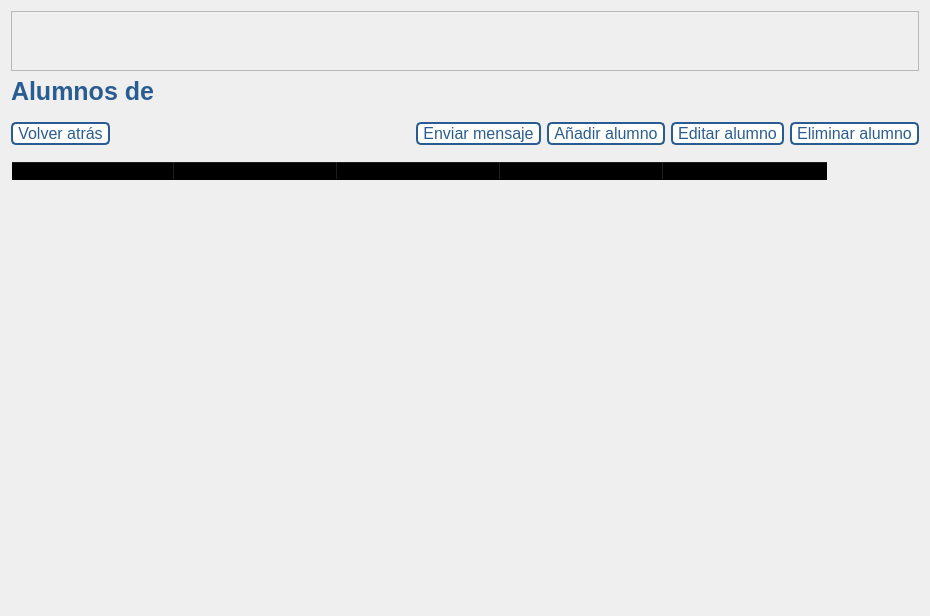
<?xml version="1.0" encoding="UTF-8"?>
<ui version="4.0">
 <class>Dialog</class>
 <widget class="QDialog" name="Dialog">
  <property name="geometry">
   <rect>
    <x>0</x>
    <y>0</y>
    <width>923</width>
    <height>616</height>
   </rect>
  </property>
  <property name="windowTitle">
   <string>Datos de los alumnos</string>
  </property>
  <property name="windowIcon">
   <iconset resource="../src/resources.qrc">
    <normaloff>:/logo/iconoProyecto.png</normaloff>:/logo/iconoProyecto.png</iconset>
  </property>
  <layout class="QVBoxLayout" name="verticalLayout_2">
   <item>
    <layout class="QVBoxLayout" name="verticalLayout">
     <item>
      <widget class="QFrame" name="frame_superior">
       <property name="minimumSize">
        <size>
         <width>0</width>
         <height>60</height>
        </size>
       </property>
       <property name="maximumSize">
        <size>
         <width>16777215</width>
         <height>60</height>
        </size>
       </property>
       <property name="styleSheet">
        <string notr="true"/>
       </property>
       <property name="frameShape">
        <enum>QFrame::Shape::StyledPanel</enum>
       </property>
       <property name="frameShadow">
        <enum>QFrame::Shadow::Raised</enum>
       </property>
       <layout class="QHBoxLayout" name="horizontalLayout">
        <property name="bottomMargin">
         <number>0</number>
        </property>
        <item>
         <widget class="QLabel" name="label_logo">
          <property name="maximumSize">
           <size>
            <width>120</width>
            <height>150</height>
           </size>
          </property>
          <property name="text">
           <string/>
          </property>
          <property name="pixmap">
           <pixmap resource="../src/resources.qrc">:/logo/logoProyecto.png</pixmap>
          </property>
          <property name="scaledContents">
           <bool>true</bool>
          </property>
          <property name="alignment">
           <set>Qt::AlignmentFlag::AlignCenter</set>
          </property>
         </widget>
        </item>
       </layout>
      </widget>
     </item>
     <item>
      <widget class="QLabel" name="label">
       <property name="styleSheet">
        <string notr="true">QLabel{
font-size: 25px;
font-weight: bold;
color: #2a5c94;
}</string>
       </property>
       <property name="text">
        <string>Alumnos de</string>
       </property>
      </widget>
     </item>
     <item>
      <layout class="QHBoxLayout" name="horizontalLayout_2">
       <property name="topMargin">
        <number>10</number>
       </property>
       <property name="bottomMargin">
        <number>10</number>
       </property>
       <item>
        <widget class="QPushButton" name="pushButton">
         <property name="sizePolicy">
          <sizepolicy hsizetype="Fixed" vsizetype="Fixed">
           <horstretch>0</horstretch>
           <verstretch>0</verstretch>
          </sizepolicy>
         </property>
         <property name="cursor">
          <cursorShape>PointingHandCursor</cursorShape>
         </property>
         <property name="styleSheet">
          <string notr="true">QPushButton{
background-color: #ffffff;
color: #2a5c94;
padding: 0 5px;
border: 2px solid #2a5c94;
border-radius: 5px;
font-size: 16px;
}
QPushButton:hover{
background-color: #2a5c94;
color: white;
}</string>
         </property>
         <property name="text">
          <string>Volver atrás</string>
         </property>
        </widget>
       </item>
       <item>
        <spacer name="horizontalSpacer">
         <property name="orientation">
          <enum>Qt::Orientation::Horizontal</enum>
         </property>
         <property name="sizeType">
          <enum>QSizePolicy::Policy::Fixed</enum>
         </property>
         <property name="sizeHint" stdset="0">
          <size>
           <width>300</width>
           <height>20</height>
          </size>
         </property>
        </spacer>
       </item>
       <item>
        <widget class="QPushButton" name="pushButton_5">
         <property name="sizePolicy">
          <sizepolicy hsizetype="Fixed" vsizetype="Fixed">
           <horstretch>0</horstretch>
           <verstretch>0</verstretch>
          </sizepolicy>
         </property>
         <property name="styleSheet">
          <string notr="true">QPushButton{
background-color: #ffffff;
color: #2a5c94;
padding: 0 5px;
border: 2px solid #2a5c94;
border-radius: 5px;
font-size: 16px;
}
QPushButton:hover{
background-color: #2a5c94;
color: white;
}</string>
         </property>
         <property name="text">
          <string>Enviar mensaje</string>
         </property>
         <property name="icon">
          <iconset resource="../src/resources.qrc">
           <normaloff>:/iconosLaterales/mensaje.png</normaloff>:/iconosLaterales/mensaje.png</iconset>
         </property>
        </widget>
       </item>
       <item>
        <widget class="QPushButton" name="pushButton_2">
         <property name="sizePolicy">
          <sizepolicy hsizetype="Fixed" vsizetype="Fixed">
           <horstretch>0</horstretch>
           <verstretch>0</verstretch>
          </sizepolicy>
         </property>
         <property name="cursor">
          <cursorShape>PointingHandCursor</cursorShape>
         </property>
         <property name="styleSheet">
          <string notr="true">QPushButton{
background-color: #ffffff;
color: #2a5c94;
padding: 0 5px;
border: 2px solid #2a5c94;
border-radius: 5px;
font-size: 16px;
}
QPushButton:hover{
background-color: #2a5c94;
color: white;
}</string>
         </property>
         <property name="text">
          <string>Añadir alumno</string>
         </property>
         <property name="icon">
          <iconset resource="../src/resources.qrc">
           <normaloff>:/iconosLaterales/anadir.png</normaloff>:/iconosLaterales/anadir.png</iconset>
         </property>
        </widget>
       </item>
       <item>
        <widget class="QPushButton" name="pushButton_3">
         <property name="sizePolicy">
          <sizepolicy hsizetype="Fixed" vsizetype="Fixed">
           <horstretch>0</horstretch>
           <verstretch>0</verstretch>
          </sizepolicy>
         </property>
         <property name="cursor">
          <cursorShape>PointingHandCursor</cursorShape>
         </property>
         <property name="styleSheet">
          <string notr="true">QPushButton{
background-color: #ffffff;
color: #2a5c94;
padding: 0 5px;
border: 2px solid #2a5c94;
border-radius: 5px;
font-size: 16px;
}
QPushButton:hover{
background-color: #2a5c94;
color: white;
}</string>
         </property>
         <property name="text">
          <string>Editar alumno</string>
         </property>
         <property name="icon">
          <iconset resource="../src/resources.qrc">
           <normaloff>:/iconosLaterales/editar.png</normaloff>:/iconosLaterales/editar.png</iconset>
         </property>
        </widget>
       </item>
       <item>
        <widget class="QPushButton" name="pushButton_4">
         <property name="sizePolicy">
          <sizepolicy hsizetype="Fixed" vsizetype="Fixed">
           <horstretch>0</horstretch>
           <verstretch>0</verstretch>
          </sizepolicy>
         </property>
         <property name="cursor">
          <cursorShape>PointingHandCursor</cursorShape>
         </property>
         <property name="styleSheet">
          <string notr="true">QPushButton{
background-color: #ffffff;
color: #2a5c94;
padding: 0 5px;
border: 2px solid #2a5c94;
border-radius: 5px;
font-size: 16px;
}
QPushButton:hover{
background-color: #2a5c94;
color: white;
}</string>
         </property>
         <property name="text">
          <string>Eliminar alumno</string>
         </property>
         <property name="icon">
          <iconset resource="../src/resources.qrc">
           <normaloff>:/iconosLaterales/eliminar.png</normaloff>:/iconosLaterales/eliminar.png</iconset>
         </property>
        </widget>
       </item>
      </layout>
     </item>
     <item>
      <widget class="QTableWidget" name="tableWidget">
       <property name="styleSheet">
        <string notr="true">QTableWidget, QHeaderView::section{
background-color: transparent;
}
</string>
       </property>
       <attribute name="horizontalHeaderDefaultSectionSize">
        <number>163</number>
       </attribute>
       <column>
        <property name="text">
         <string>NRE</string>
        </property>
       </column>
       <column>
        <property name="text">
         <string>Nombre</string>
        </property>
       </column>
       <column>
        <property name="text">
         <string>Curso</string>
        </property>
       </column>
       <column>
        <property name="text">
         <string>Clase</string>
        </property>
       </column>
       <column>
        <property name="text">
         <string>Padre/Madre</string>
        </property>
       </column>
      </widget>
     </item>
    </layout>
   </item>
  </layout>
 </widget>
 <resources>
  <include location="../src/resources.qrc"/>
 </resources>
 <connections/>
</ui>
